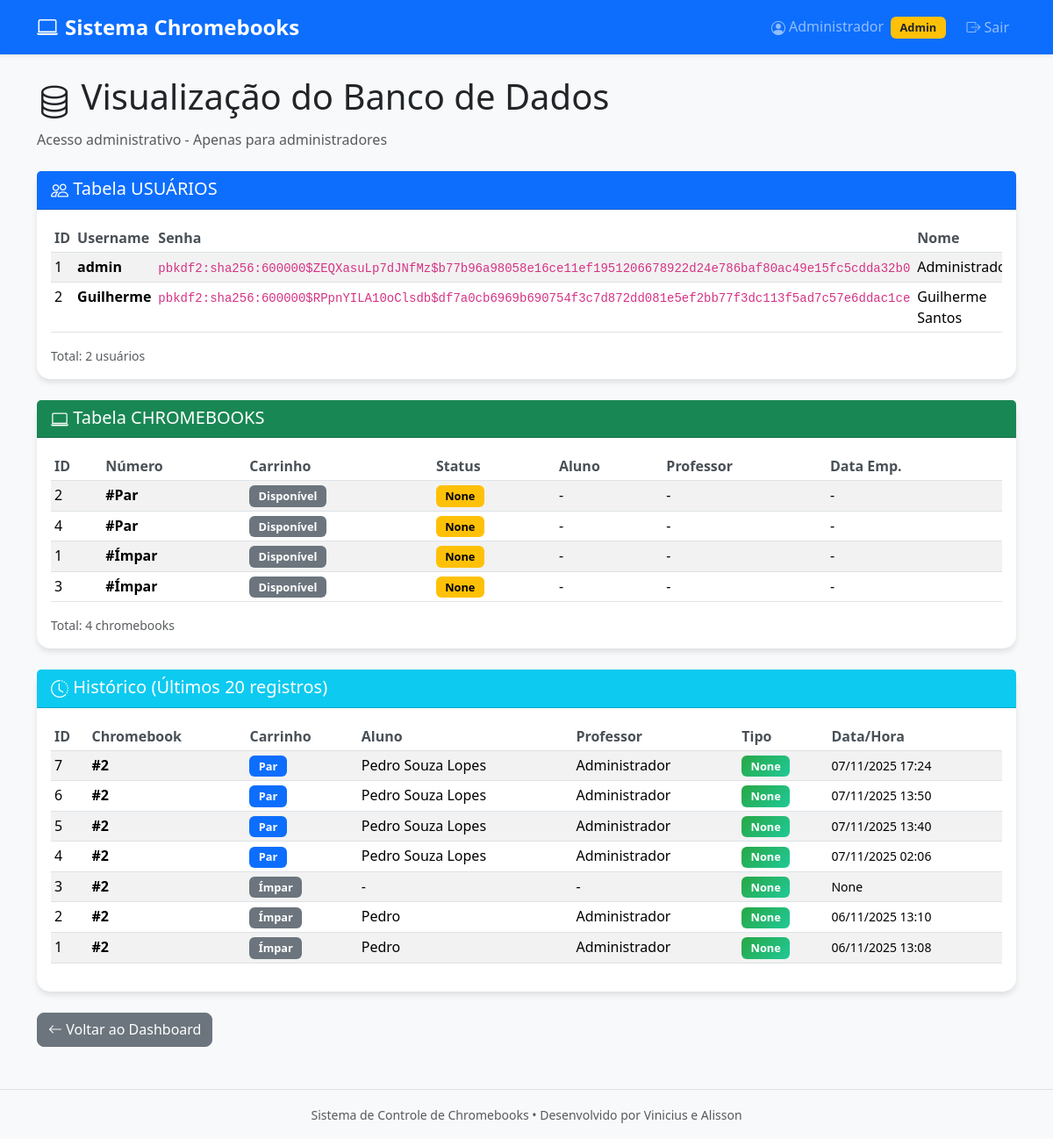
Page /admin_banco_dados (signed in) on the earlier database version.
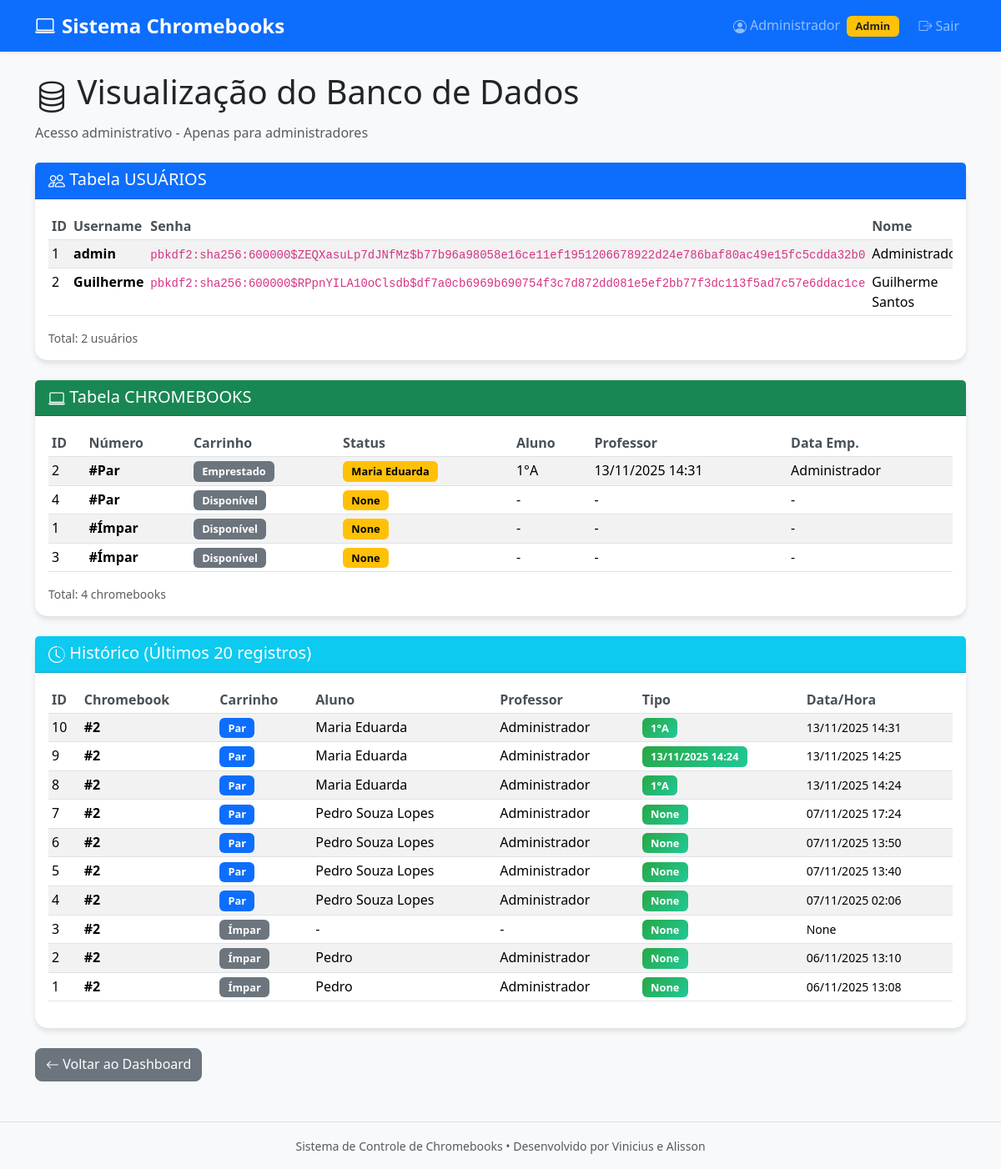
Same page on the later database version.
### tables this page shows
CREATE TABLE usuarios (
                id INTEGER PRIMARY KEY AUTOINCREMENT,
                username TEXT UNIQUE NOT NULL,
                senha TEXT NOT NULL,
                nome TEXT NOT NULL
            );

CREATE TABLE chromebooks (
                id INTEGER PRIMARY KEY AUTOINCREMENT,
                numero INTEGER UNIQUE NOT NULL,
                carrinho TEXT NOT NULL,
                status TEXT DEFAULT 'Disponível',
                aluno_emprestado TEXT,
                data_emprestimo TEXT,
                professor_emprestimo TEXT
            , turma_aluno TEXT);

CREATE TABLE historico (
                id INTEGER PRIMARY KEY AUTOINCREMENT,
                chromebook_numero INTEGER,
                carrinho TEXT,
                aluno TEXT,
                professor TEXT,
                data_emprestimo TEXT,
                data_devolucao TEXT,
                tipo_acao TEXT
            , turma TEXT);

### app.py (the view)
@app.route('/admin_banco_dados')
@login_required
def admin_banco_dados():
    if not current_user.is_admin:
        flash('Acesso restrito a administradores!', 'danger')
        return redirect(url_for('dashboard'))
    usuarios = db.obter_usuarios()
    chromebooks = db.obter_todos_chromebooks()
    historico = db.obter_historico()
    return safe_render("admin_banco.html",
                      usuarios=usuarios,
                      chromebooks=chromebooks,
                      historico=historico)

### app.py (called while the page is built)
@login_manager.user_loader
def load_user(user_id):
    user_data = db.buscar_usuario_por_id(user_id)
    if user_data:
        return User(user_data)
    return None

def safe_render(template_name, **context):
    try:
        return render_template(template_name, **context)
    except TemplateNotFound:
        fallback = f"""
        <html><head><meta charset="utf-8"><title>Fallback - {template_name}</title></head>
        <body>
        <h2>Template ausente: {template_name}</h2>
        <p>Context: {context.keys()}</p>
        <p><a href="/">Voltar</a></p>
        </body></html>
        """
        return fallback

### database.py (called while the page is built)
    def get_connection(self):
        return sqlite3.connect(self.db_name)

    def buscar_usuario_por_id(self, user_id):
        conn = self.get_connection()
        cursor = conn.cursor()
        cursor.execute("SELECT id, username, nome FROM usuarios WHERE id = ?", (user_id,))
        row = cursor.fetchone()
        conn.close()
        if not row:
            return None
        user_id, username_db, nome = row
        return {'id': user_id, 'username': username_db, 'nome': nome, 'is_admin': (username_db.lower() == 'admin')}

    def obter_usuarios(self):
        conn = self.get_connection()
        cursor = conn.cursor()
        cursor.execute("SELECT id, username, senha, nome FROM usuarios")
        usuarios = cursor.fetchall()
        conn.close()
        return usuarios

    def obter_todos_chromebooks(self):
        conn = self.get_connection()
        cursor = conn.cursor()
        cursor.execute("PRAGMA table_info(chromebooks)")
        colunas = [col[1] for col in cursor.fetchall()]
        if 'turma_aluno' in colunas:
            cursor.execute("SELECT numero, carrinho, status, aluno_emprestado, turma_aluno, professor_emprestimo, data_emprestimo FROM chromebooks ORDER BY carrinho, numero")
        else:
            cursor.execute("SELECT numero, carrinho, status, aluno_emprestado, NULL as turma_aluno, professor_emprestimo, data_emprestimo FROM chromebooks ORDER BY carrinho, numero")
        r = cursor.fetchall()
        conn.close()
        return r

### templates/admin_banco.html (shortened to what this page needs)
{% extends "base.html" %}
{% block content %}
<div class="row">
    <div class="col">
        <h1><i class="bi bi-database"></i> Visualização do Banco de Dados</h1>
        <p class="text-muted">Acesso administrativo - Apenas para administradores</p>
        <div class="card mt-4">
            <div class="card-header bg-primary text-white">
                <h5 class="mb-0"><i class="bi bi-people"></i> Tabela USUÁRIOS</h5>
            </div>
            <div class="card-body">
                <div class="table-responsive">
                    <table class="table table-sm table-striped">
                        <thead>
                            <tr>
                                <th>ID</th>
                                <th>Username</th>
                                <th>Senha</th>
                                <th>Nome</th>
                            </tr>
                        </thead>
                        <tbody>
                            {% for user in usuarios %}
                            <tr>
                                <td>{{ user[0] }}</td>
                                <td><strong>{{ user[1] }}</strong></td>
                                <td><code>{{ user[2] }}</code></td>
                                <td>{{ user[3] }}</td>
                            </tr>
                            {% endfor %}
                        </tbody>
                    </table>
                </div>
                <div class="text-muted small">Total: {{ usuarios|length }} usuários</div>
            </div>
        </div>
        <div class="card mt-4">
            <div class="card-header bg-success text-white">
                <h5 class="mb-0"><i class="bi bi-laptop"></i> Tabela CHROMEBOOKS</h5>
            </div>
            <div class="card-body">
                <div class="table-responsive">
                    <table class="table table-sm table-striped">
                        <thead>
                            <tr>
                                <th>ID</th>
                                <th>Número</th>
                                <th>Carrinho</th>
                                <th>Status</th>
                                <th>Aluno</th>
                                <th>Professor</th>
                                <th>Data Emp.</th>
                            </tr>
                        </thead>
                        <tbody>
                            {% for cb in chromebooks %}
                            <tr>
                                <td>{{ cb[0] }}</td>
                                <td><strong>#{{ cb[1] }}</strong></td>
                                <td>
                                    <span class="badge bg-{{ 'primary' if cb[2] == 'Par' else 'secondary' }}">
                                        {{ cb[2] }}
                                    </span>
                                </td>
                                <td>
                                    <span class="badge bg-{{ 'success' if cb[3] == 'Disponível' else 'warning' }}">
                                        {{ cb[3] }}
                                    </span>
                                </td>
                                <td>{{ cb[4] or '-' }}</td>
                                <td>{{ cb[6] or '-' }}</td>
                                <td>{{ cb[5] or '-' }}</td>
                            </tr>
                            {% endfor %}
                        </tbody>
                    </table>
                </div>
                <div class="text-muted small">Total: {{ chromebooks|length }} chromebooks</div>
            </div>
        </div>
        <div class="card mt-4">
            <div class="card-header bg-info text-white">
                <h5 class="mb-0"><i class="bi bi-clock-history"></i> Histórico (Últimos 20 registros)</h5>
            </div>
            <div class="card-body">
                <div class="table-responsive">
                    <table class="table table-sm table-striped">
                        <thead>
                            <tr>
                                <th>ID</th>
                                <th>Chromebook</th>
                                <th>Carrinho</th>
                                <th>Aluno</th>
                                <th>Professor</th>
                                <th>Tipo</th>
                                <th>Data/Hora</th>
                            </tr>
                        </thead>
                        <tbody>
                            {% for hist in historico %}
                            <tr>
                                <td>{{ hist[0] }}</td>
                                <td><strong>#{{ hist[1] }}</strong></td>
                                <td>
                                    <span class="badge bg-{{ 'primary' if hist[2] == 'Par' else 'secondary' }}">
                                        {{ hist[2] }}
                                    </span>
                                </td>
                                <td>{{ hist[3] or '-' }}</td>
                                <td>{{ hist[4] or '-' }}</td>
                                <td>
                                    <span class="badge bg-{{ 'warning' if hist[8] == 'Empréstimo' else 'success' }}">
                                        {{ hist[8] }}
                                    </span>
                                </td>
                                <td><small>{{ hist[5] or hist[6] }}</small></td>
                            </tr>
                            {% endfor %}
                        </tbody>
                    </table>
                </div>
            </div>
        </div>
        <div class="mt-4">
            <a href="{{ url_for('dashboard') }}" class="btn btn-secondary">
                <i class="bi bi-arrow-left"></i> Voltar ao Dashboard
            </a>
        </div>
    </div>
</div>
{% endblock %}

### templates/base.html (shortened to what this page needs)
<!DOCTYPE html>
<html lang="pt-BR">
<head>
  <link href="https://cdn.jsdelivr.net/npm/bootstrap@5.3.3/dist/css/bootstrap.min.css" rel="stylesheet">
  <link rel="stylesheet" href="https://cdn.jsdelivr.net/npm/bootstrap-icons@1.11.1/font/bootstrap-icons.css">
  <link href="{{ url_for('static', filename='style.css') }}" rel="stylesheet">
</head>
<body>
  <nav class="navbar navbar-expand-lg navbar-dark bg-primary shadow-sm">
    <div class="container">
      <a class="navbar-brand d-flex align-items-center gap-2" href="{{ url_for('dashboard') }}">
        <i class="bi bi-laptop"></i> <span>Sistema Chromebooks</span>
      </a>
      {% if current_user.is_authenticated %}
      <div class="navbar-nav ms-auto align-items-center">
        <span class="navbar-text me-3">
          <i class="bi bi-person-circle"></i> {{ current_user.nome }}
          {% if current_user.is_admin %}
            <span class="badge bg-warning text-dark ms-1">Admin</span>
          {% endif %}
        </span>
        <a class="nav-link d-flex align-items-center" href="{{ url_for('logout') }}">
          <i class="bi bi-box-arrow-right me-1"></i> Sair
        </a>
      </div>
      {% endif %}
    </div>
  </nav>
  <main class="container mt-4 mb-5">
    {% block content %}{% endblock %}
  </main>
  <footer class="bg-light text-center text-muted py-3 mt-auto border-top">
    <div class="container">
      <small>Sistema de Controle de Chromebooks • Desenvolvido por Vinicius e Alisson</small>
    </div>
  </footer>
</body>
</html>

### static/style.css (style rules this page uses)
body { background-color: #f8f9fa; font-family: 'Segoe UI', Tahoma, Geneva, Verdana, sans-serif; }
.card { border: none; border-radius: 15px; box-shadow: 0 4px 6px rgba(0, 0, 0, 0.1); transition: transform 0.2s ease-in-out, box-shadow 0.2s ease-in-out; animation: fadeIn 0.5s ease-out; }
.btn { border-radius: 8px; font-weight: 500; transition: all 0.25s ease-in-out; }
.navbar-brand { font-weight: 600; font-size: 1.5rem; }
.table th { border-top: none; font-weight: 600; color: #495057; }
.badge { font-size: 0.8em; padding: 0.45em 0.8em; }
.badge.bg-success { background: linear-gradient(135deg, #28a745 0%, #20c997 100%) !important; }
.badge.bg-warning { color: #000; }
button.btn i, a.btn i { vertical-align: middle; position: relative; top: -1px; }
.bi { vertical-align: -.125em; }

Differences in the rows shown:
changed chromebooks: status "Disponível" → "Emprestado"; aluno_emprestado "None" → "Maria Eduarda"; turma_aluno "-" → "1°A"; data_emprestimo "-" → "13/11/2025 14:31"; professor_emprestimo "-" → "Administrador"
added historico: id "10", chromebook_numero "2", carrinho "Par", aluno "Maria Eduarda", professor "Administrador", turma "1°A", data_emprestimo "13/11/2025 14:31"
added historico: id "9", chromebook_numero "2", carrinho "Par", aluno "Maria Eduarda", professor "Administrador", turma "13/11/2025 14:24", data_devolucao "13/11/2025 14:25"
added historico: id "8", chromebook_numero "2", carrinho "Par", aluno "Maria Eduarda", professor "Administrador", turma "1°A", data_emprestimo "13/11/2025 14:24"
